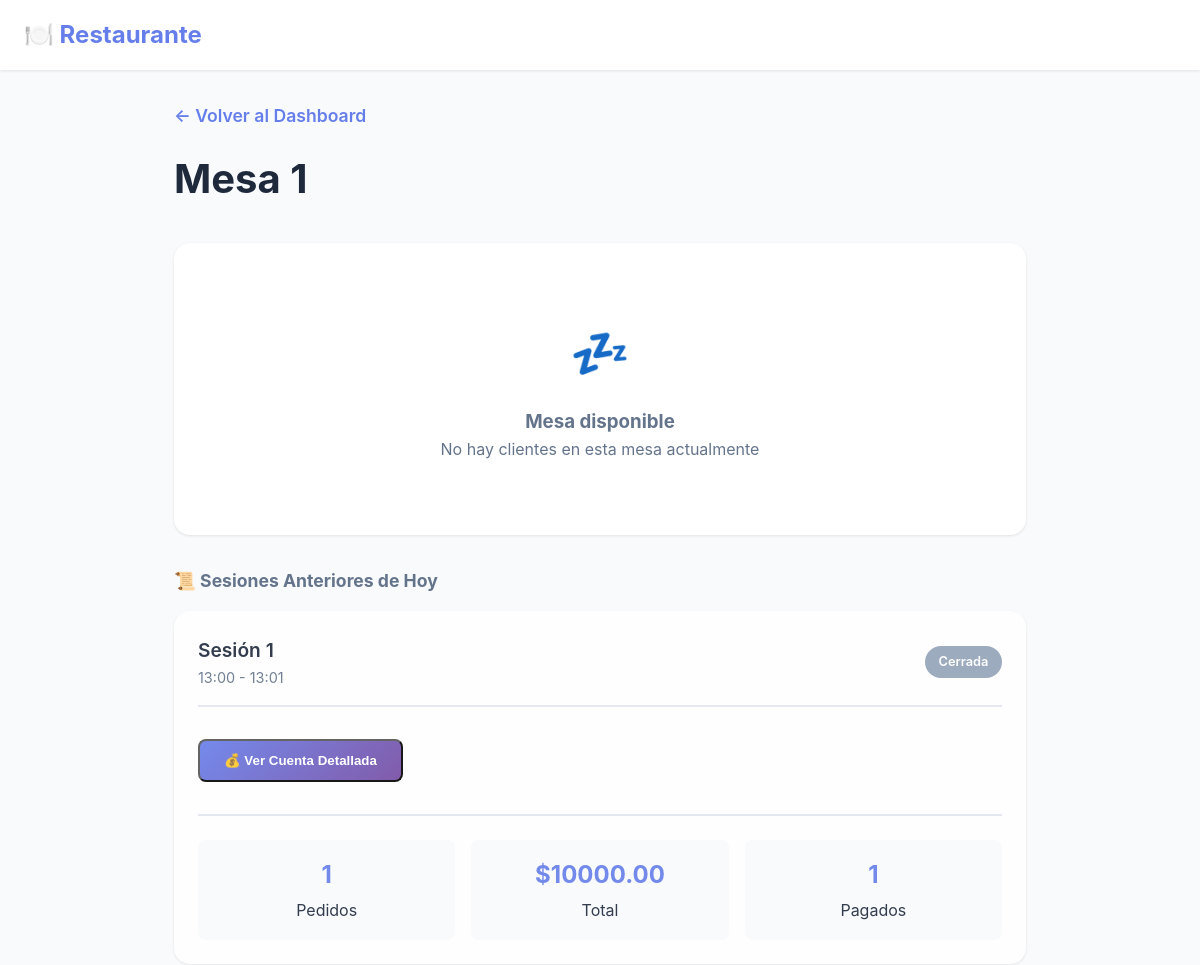
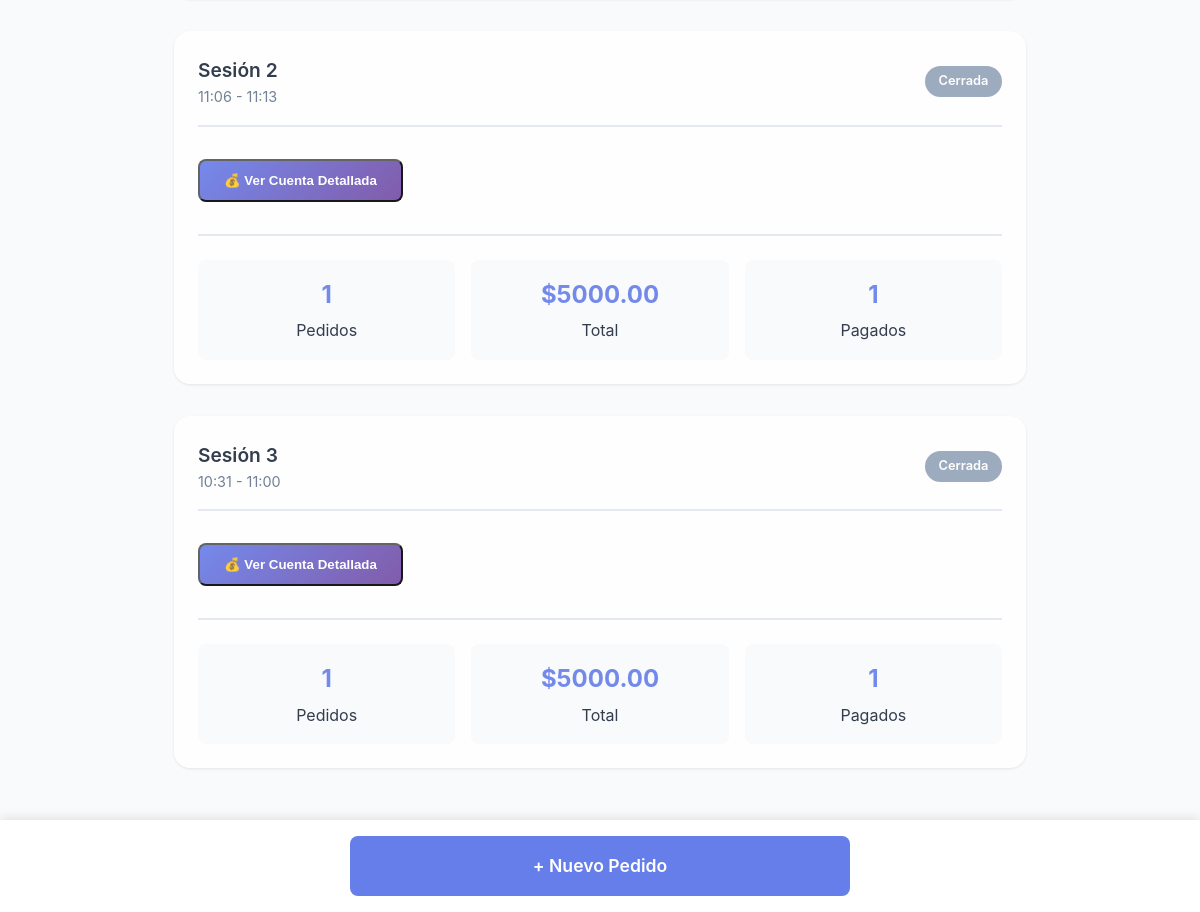
The app's page /mesa/1 (signed in), older data (2 pictures, top to bottom).
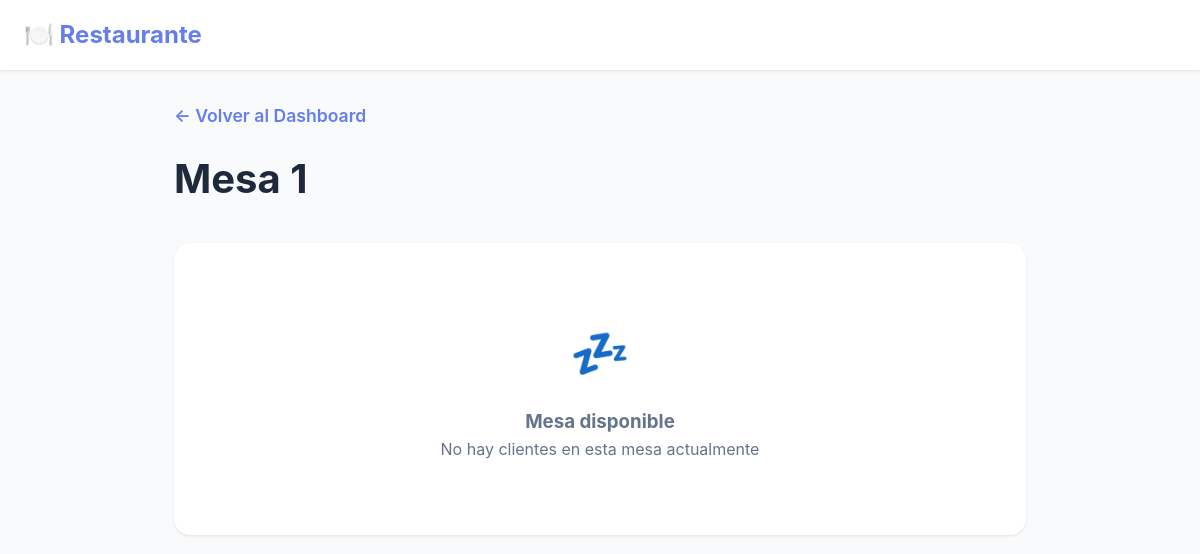
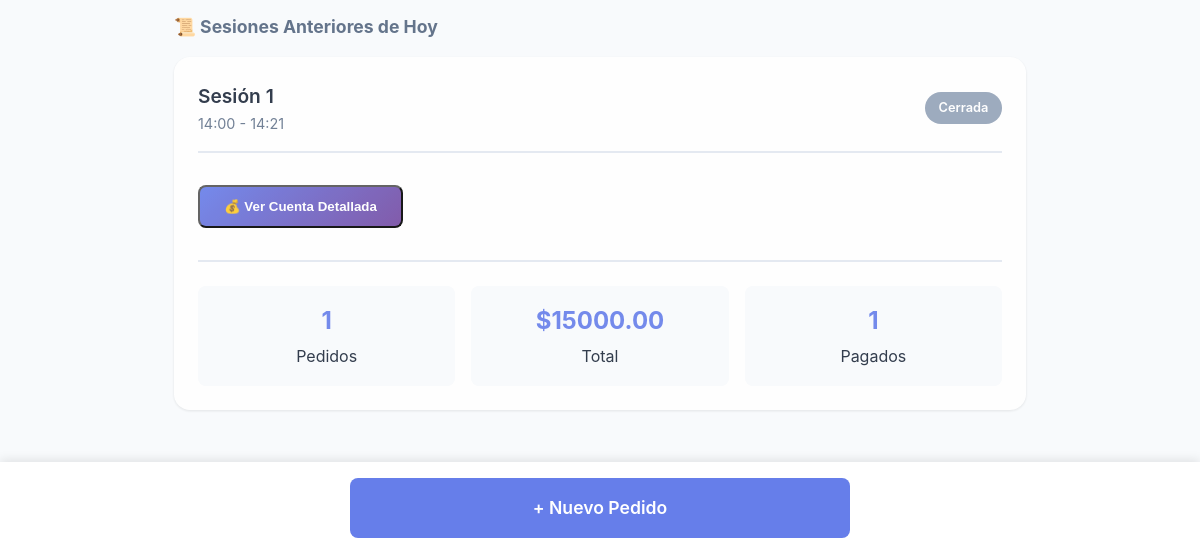
The same page, newer data (2 pictures, top to bottom).
### app.py (models this page shows)
class Sesion(db.Model):
    id = db.Column(db.Integer, primary_key=True)
    mesa_id = db.Column(db.Integer, db.ForeignKey('mesa.id'), nullable=False)
    fecha_inicio = db.Column(db.DateTime, default=datetime.now)
    fecha_fin = db.Column(db.DateTime, nullable=True)
    total = db.Column(db.Float, default=0)  # NUEVO CAMPO para guardar el total
    activa = db.Column(db.Boolean, default=True)
    mesa = db.relationship('Mesa', backref='sesiones')
    pedidos = db.relationship('Pedido', backref='sesion', lazy=True)

### app.py (the view, shortened to what this page needs)
@app.route("/mesa/<int:mesa_id>")
@login_required
def ver_mesa(mesa_id):
    mesa = Mesa.query.get_or_404(mesa_id)
    sesion_activa = Sesion.query.filter_by(
        mesa_id=mesa_id,
        activa=True
    ).first()
    pedidos_actuales = []
    totales_sesion_activa = {
        'total_general': 0,
        'total_pagado': 0,
        'total_pendiente': 0
    }
    hoy = datetime.now().date()
    sesiones_anteriores = Sesion.query.filter(
        Sesion.mesa_id == mesa_id,
        Sesion.activa == False,
        db.func.date(Sesion.fecha_inicio) == hoy
    ).order_by(Sesion.fecha_inicio.desc()).all()
    sesiones_con_totales = []
    for sesion in sesiones_anteriores:
        total_sesion = 0
        total_pagado_sesion = 0
        total_pendiente_sesion = 0
        for pedido in sesion.pedidos:
            subtotal = pedido.cantidad * pedido.precio_unitario
            total_sesion += subtotal
            if pedido.pagado:
                total_pagado_sesion += subtotal
            else:
                total_pendiente_sesion += subtotal
        sesiones_con_totales.append({
            'sesion': sesion,
            'total_general': total_sesion,
            'total_pagado': total_pagado_sesion,
            'total_pendiente': total_pendiente_sesion
        })
    return render_template("ver_mesa.html",
                         mesa=mesa,
                         pedidos=pedidos_actuales,
                         sesion_activa=sesion_activa,
                         totales_sesion_activa=totales_sesion_activa,
                         sesiones_anteriores=sesiones_con_totales,
                         current_user=current_user)

### app.py (called while the page is built)
@login_manager.user_loader
def load_user(user_id):
    return Usuario.query.get(int(user_id))

### templates/ver_mesa.html (shortened to what the changed rows need)
<!DOCTYPE html>
<html lang="es">
<head>
</head>
<body>
    <div class="container">
        <div class="page-header">
            <h1>Mesa {{ mesa.numero }}</h1>
        </div>
        {% if sesiones_anteriores %}
        <div class="sesiones-anteriores">
            {% for item in sesiones_anteriores %}
            <div class="sesion-container" style="opacity: 0.9;">
                <div class="sesion-header">
                    <div>
                        <div class="sesion-titulo">Sesión {{ loop.index }}</div>
                        <div class="sesion-tiempo">
                            {{ item.sesion.fecha_inicio.strftime('%H:%M') }} - {{ item.sesion.fecha_fin.strftime('%H:%M') if item.sesion.fecha_fin else 'Ahora' }}
                        </div>
                    </div>
                    <span class="sesion-badge cerrada">Cerrada</span>
                </div>
                <button class="btn-ver-cuenta" onclick="abrirModalCuenta('sesion_{{ loop.index0 }}')">
                    💰 Ver Cuenta Detallada
                </button>
                <div class="mesa-summary">
                    <div class="summary-item">
                        <strong>{{ item.sesion.pedidos|length }}</strong>
                        <span>Pedidos</span>
                    </div>
                    <div class="summary-item">
                        <strong>${{ "%.2f"|format(item.total_general) }}</strong>
                        <span>Total</span>
                    </div>
                    <div class="summary-item">
                        <strong>{{ item.sesion.pedidos|selectattr('pagado', 'equalto', True)|list|length }}</strong>
                        <span>Pagados</span>
                    </div>
                </div>
            </div>
            {% endfor %}
        </div>
        {% endif %}
    </div>
</body>
</html>

Row changes from the older to the newer data that the page shows:
removed Sesion: sesion.fecha_inicio "13:00", sesion.fecha_fin "13:01"
no longer on this page (row edited): Sesion: sesion.fecha_inicio "11:06", sesion.fecha_fin "11:13"
Text that changed along with them:
new list line: "Sesión 1 - Cerrada 💰 Ver Cuenta Detallada 1 Pedidos $ 15000.00 Total 1 Pagados"
new list line: "14:00 14:21"
list line gone: "Sesión 1 - Cerrada 💰 Ver Cuenta Detallada 1 Pedidos $ 10000.00 Total 1 Pagados"
list line gone: "Sesión 2 - Cerrada 💰 Ver Cuenta Detallada 1 Pedidos $ 5000.00 Total 1 Pagados"
list line gone: "Sesión 3 - Cerrada 💰 Ver Cuenta Detallada 1 Pedidos $ 5000.00 Total 1 Pagados"
list line gone: "10:31 11:00"
